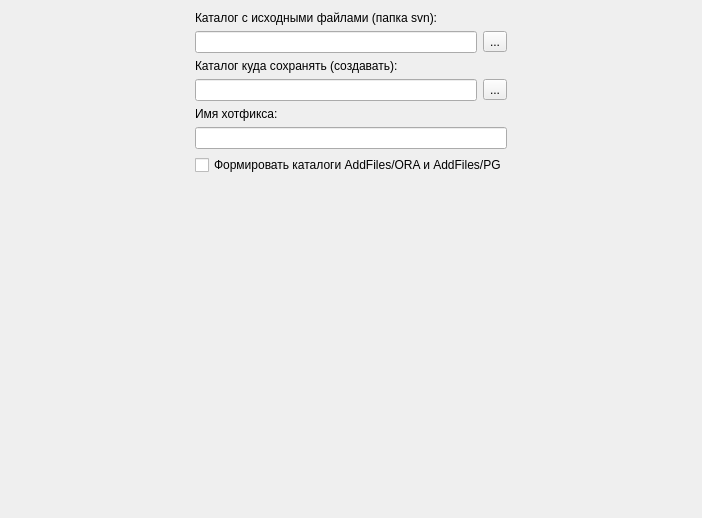
<?xml version="1.0" encoding="UTF-8"?>
<ui version="4.0">
 <class>SelDirsPage</class>
 <widget class="QWizardPage" name="SelDirsPage">
  <property name="geometry">
   <rect>
    <x>0</x>
    <y>0</y>
    <width>702</width>
    <height>518</height>
   </rect>
  </property>
  <property name="windowTitle">
   <string>WizardPage</string>
  </property>
  <layout class="QVBoxLayout" name="verticalLayout_3">
   <item>
    <layout class="QHBoxLayout" name="horizontalLayout_3">
     <item>
      <spacer name="horizontalSpacer_2">
       <property name="orientation">
        <enum>Qt::Horizontal</enum>
       </property>
       <property name="sizeHint" stdset="0">
        <size>
         <width>40</width>
         <height>20</height>
        </size>
       </property>
      </spacer>
     </item>
     <item>
      <layout class="QVBoxLayout" name="verticalLayout_2">
       <item>
        <widget class="QLabel" name="label">
         <property name="text">
          <string>Каталог с исходными файлами (папка svn):</string>
         </property>
        </widget>
       </item>
       <item>
        <layout class="QHBoxLayout" name="horizontalLayout">
         <item>
          <widget class="QLineEdit" name="sourceEdit">
           <property name="toolTip">
            <string>Каталог с исходными файлами</string>
           </property>
           <property name="readOnly">
            <bool>true</bool>
           </property>
          </widget>
         </item>
         <item>
          <widget class="QToolButton" name="sourceButton">
           <property name="text">
            <string>...</string>
           </property>
          </widget>
         </item>
        </layout>
       </item>
       <item>
        <widget class="QLabel" name="label_2">
         <property name="text">
          <string>Каталог куда сохранять (создавать):</string>
         </property>
        </widget>
       </item>
       <item>
        <layout class="QHBoxLayout" name="horizontalLayout_2">
         <item>
          <widget class="QLineEdit" name="hotfixEdit">
           <property name="toolTip">
            <string>Каталог хотфикса</string>
           </property>
           <property name="readOnly">
            <bool>true</bool>
           </property>
          </widget>
         </item>
         <item>
          <widget class="QToolButton" name="hotfixButton">
           <property name="text">
            <string>...</string>
           </property>
          </widget>
         </item>
        </layout>
       </item>
       <item>
        <layout class="QVBoxLayout" name="verticalLayout">
         <item>
          <widget class="QLabel" name="label_3">
           <property name="text">
            <string>Имя хотфикса:</string>
           </property>
          </widget>
         </item>
         <item>
          <widget class="QLineEdit" name="hotfixName"/>
         </item>
         <item>
          <widget class="QCheckBox" name="checkOraPg">
           <property name="text">
            <string>Формировать каталоги AddFiles/ORA и AddFiles/PG</string>
           </property>
          </widget>
         </item>
        </layout>
       </item>
      </layout>
     </item>
     <item>
      <spacer name="horizontalSpacer">
       <property name="orientation">
        <enum>Qt::Horizontal</enum>
       </property>
       <property name="sizeHint" stdset="0">
        <size>
         <width>40</width>
         <height>20</height>
        </size>
       </property>
      </spacer>
     </item>
    </layout>
   </item>
   <item>
    <spacer name="verticalSpacer">
     <property name="orientation">
      <enum>Qt::Vertical</enum>
     </property>
     <property name="sizeHint" stdset="0">
      <size>
       <width>20</width>
       <height>257</height>
      </size>
     </property>
    </spacer>
   </item>
  </layout>
 </widget>
 <resources/>
 <connections/>
</ui>
